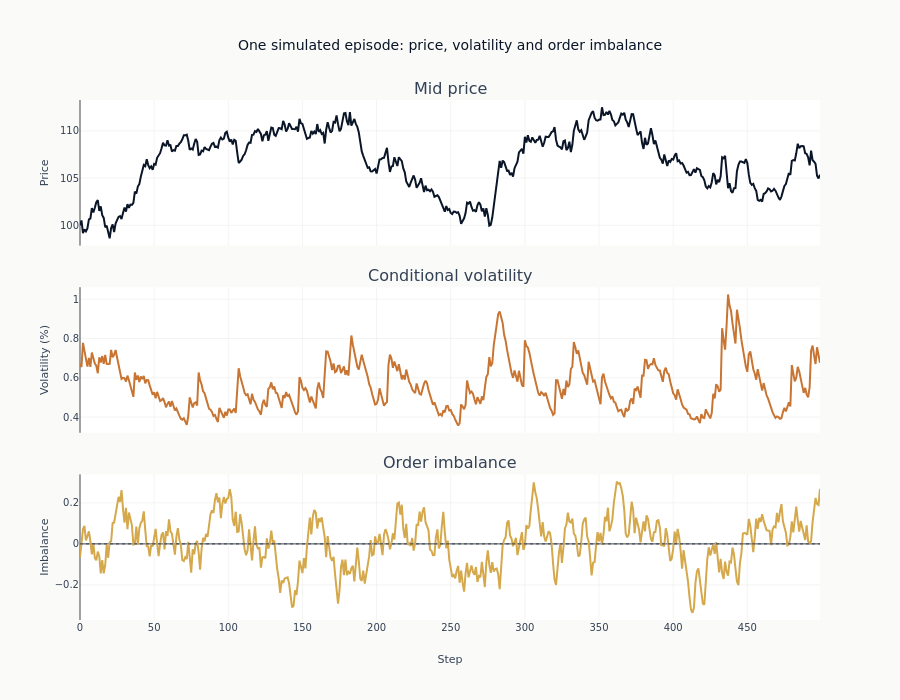

Write notebook code for a chart like this one.
### Code cell
fig = make_subplots(
    rows=3,
    cols=1,
    shared_xaxes=True,
    subplot_titles=["Mid price", "Conditional volatility", "Order imbalance"],
    vertical_spacing=0.08,
)
steps = list(range(EPISODE_LENGTH))
fig.add_trace(
    go.Scatter(
        x=steps,
        y=sample_env.prices[:EPISODE_LENGTH],
        line=dict(color=COLORS["blue"], width=2),
        showlegend=False,
    ),
    row=1,
    col=1,
)
fig.add_trace(
    go.Scatter(
        x=steps,
        y=sample_env.volatilities * 100,
        line=dict(color=COLORS["copper"], width=2),
        showlegend=False,
    ),
    row=2,
    col=1,
)
fig.add_trace(
    go.Scatter(
        x=steps,
        y=sample_env.imbalances,
        line=dict(color=COLORS["amber"], width=2),
        showlegend=False,
    ),
    row=3,
    col=1,
)
fig.add_hline(y=0, line=dict(color=COLORS["neutral"], width=1, dash="dot"), row=3, col=1)
fig.update_yaxes(title_text="Price", row=1, col=1)
fig.update_yaxes(title_text="Volatility (%)", row=2, col=1)
fig.update_yaxes(title_text="Imbalance", row=3, col=1)
fig.update_xaxes(title_text="Step", row=3, col=1)
fig.update_layout(
    title="One simulated episode: price, volatility and order imbalance",
    height=700,
)
show_plotly_with_alt(
    fig,
    "Three stacked panels over one 500-step episode: the simulated mid price, the conditional volatility driving it, and the mean-reverting order imbalance oscillating around zero.",
)

### Figure 1 — Plotly figure (JSON) as saved in the notebook; plotly's stock layout.template omitted (floating-point values rounded to 4 significant figures; data arrays with more than 128 entries replaced by an {"elided": "..."} marker saying what was removed)
{"data": [{"line": {"color": "#0a1628", "width": 2}, "showlegend": false, "type": "scatter", "x": {"elided": "500 int values"}, "xaxis": "x", "y": {"elided": "500 float values"}, "yaxis": "y"}, {"line": {"color": "#C87533", "width": 2}, "showlegend": false, "type": "scatter", "x": {"elided": "500 int values"}, "xaxis": "x2", "y": {"elided": "500 float values"}, "yaxis": "y2"}, {"line": {"color": "#D4A84B", "width": 2}, "showlegend": false, "type": "scatter", "x": {"elided": "500 int values"}, "xaxis": "x3", "y": {"elided": "500 float values"}, "yaxis": "y3"}], "layout": {"annotations": [{"font": {"size": 16}, "showarrow": false, "text": "Mid price", "x": 0.5, "xanchor": "center", "xref": "paper", "y": 1.0, "yanchor": "bottom", "yref": "paper"}, {"font": {"size": 16}, "showarrow": false, "text": "Conditional volatility", "x": 0.5, "xanchor": "center", "xref": "paper", "y": 0.64, "yanchor": "bottom", "yref": "paper"}, {"font": {"size": 16}, "showarrow": false, "text": "Order imbalance", "x": 0.5, "xanchor": "center", "xref": "paper", "y": 0.28, "yanchor": "bottom", "yref": "paper"}], "height": 700, "shapes": [{"line": {"color": "#334155", "dash": "dot", "width": 1}, "type": "line", "x0": 0, "x1": 1, "xref": "x3 domain", "y0": 0, "y1": 0, "yref": "y3"}], "title": {"text": "One simulated episode: price, volatility and order imbalance"}, "xaxis": {"anchor": "y", "domain": [0.0, 1.0], "matches": "x3", "showticklabels": false}, "xaxis2": {"anchor": "y2", "domain": [0.0, 1.0], "matches": "x3", "showticklabels": false}, "xaxis3": {"anchor": "y3", "domain": [0.0, 1.0], "title": {"text": "Step"}}, "yaxis": {"anchor": "x", "domain": [0.72, 1.0], "title": {"text": "Price"}}, "yaxis2": {"anchor": "x2", "domain": [0.36, 0.64], "title": {"text": "Volatility (%)"}}, "yaxis3": {"anchor": "x3", "domain": [0.0, 0.28], "title": {"text": "Imbalance"}}}}
